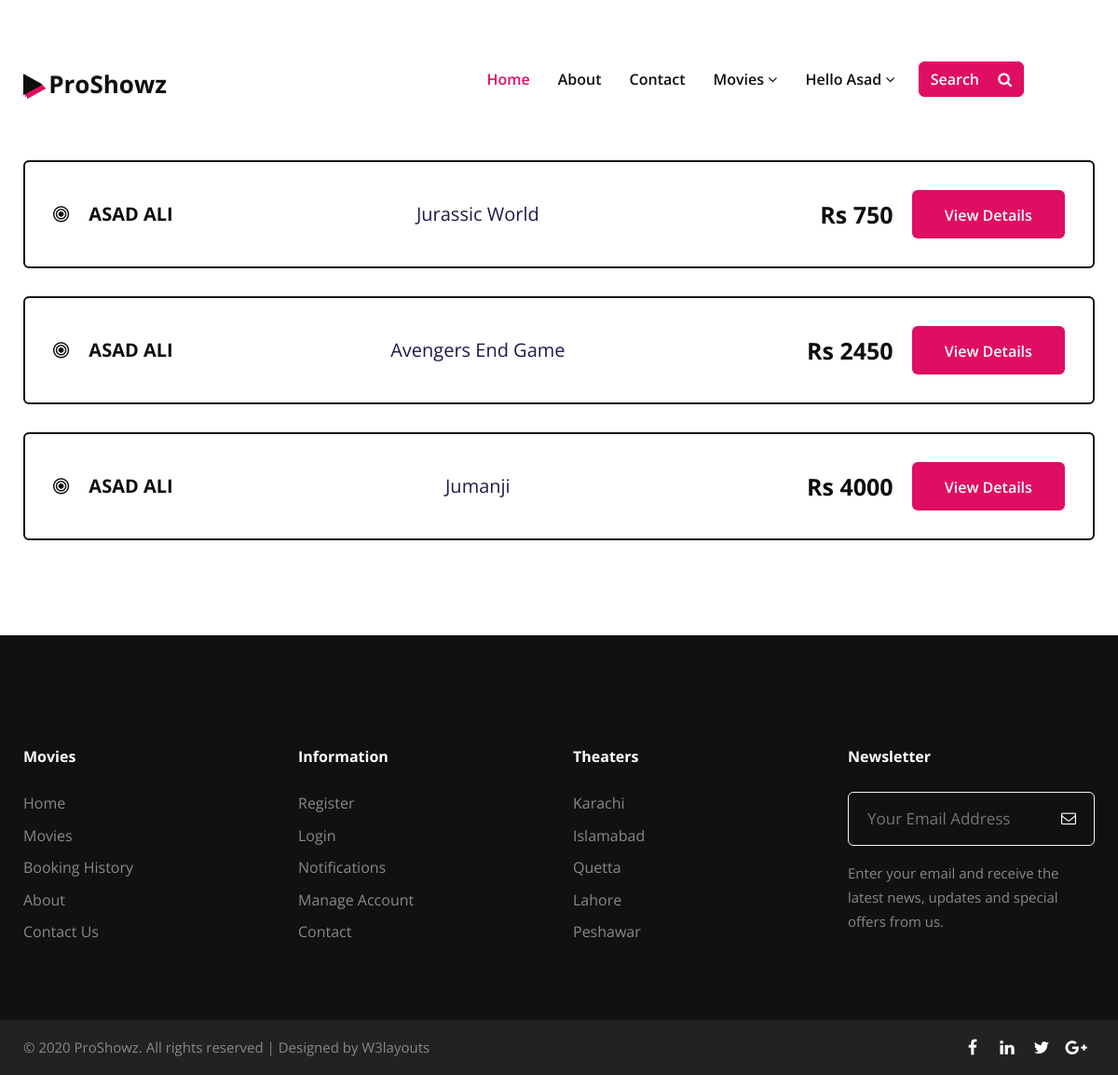
Screenshot of /user/booking_history.php (signed in) with the database file from the repository.
### tables this page shows
CREATE TABLE `booking` (
  `id` int(11) NOT NULL,
  `user_id` int(11) NOT NULL,
  `movie_id` int(11) NOT NULL,
  `num_of_adults` int(11) NOT NULL,
  `booked_seats` int(11) NOT NULL,
  `name` varchar(50) NOT NULL,
  `email` varchar(50) NOT NULL,
  `theater` varchar(50) NOT NULL,
  `num_of_kids` int(11) NOT NULL,
  `ticket_class` varchar(50) NOT NULL,
  `amount` int(11) NOT NULL,
  `payment` varchar(50) NOT NULL
);

CREATE TABLE `movies` (
  `id` int(11) NOT NULL,
  `movie_name` varchar(50) NOT NULL,
  `movie_category` int(11) NOT NULL,
  `movie_description` varchar(1000) NOT NULL,
  `release_Date` varchar(50) NOT NULL,
  `movie_poster` varchar(500) NOT NULL,
  `movie_trailer` varchar(500) NOT NULL,
  `movie_cast` varchar(500) NOT NULL,
  `upload_date` date DEFAULT NULL,
  `language` varchar(50) NOT NULL,
  `seats` int(11) NOT NULL,
  `industry` varchar(50) NOT NULL,
  `status` varchar(50) NOT NULL
);

### user/booking_history.php (the view, shortened to what this page needs)
<?php
 $user_id  =   $_SESSION["id"] ;
 $username =  $_SESSION["name"];
if ($_SESSION["id"] == null) {
	header('location:login.php');
}
else{
$user_id = $_SESSION["id"] ;
$username =  $_SESSION["name"];
}
?>
<!doctype html>
<html lang="zxx">
<head>
	<link rel="stylesheet" href="assets/css/style-liberty.css">
</head>
<body>
<body><link rel="stylesheet" href="assests/css/font-awesome.min.css">
	<header id="site-header" class="w3l-header fixed-top">
		<nav class="navbar navbar-expand-lg navbar-light fill px-lg-0 py-0 px-3">
			<div class="container">
				<h1><a class="navbar-brand" href="index.html"><span class="fa fa-play icon-log"
							aria-hidden="true"></span>
						ProShowz </a></h1>
				<div class="collapse navbar-collapse" id="navbarSupportedContent">
					<ul class="navbar-nav ml-auto">
						<li class="nav-item active">
							<a class="nav-link" href="index.php">Home</a>
						</li>
						<li class="nav-item">
							<a class="nav-link" href="about.php">About</a>
						</li>
						<li class="nav-item">
							<a class="nav-link" href="contact.php">Contact</a>
						</li>
						<li class="nav-item dropdown">
							<a class="nav-link dropdown-toggle" href="all_movies.php" id="navbarDropdown" role="button"
								data-toggle="dropdown" aria-haspopup="true" aria-expanded="false">
								Movies <span class="fa fa-angle-down"></span>
							</a>
						</li>
						<li class="nav-item dropdown">
							<a class="nav-link dropdown-toggle" href="#" id="navbarDropdown1" role="button"
								data-toggle="dropdown" aria-haspopup="true" aria-expanded="false">
	<?php
	if ($user_id == null) {
?>
    My Account <span class="fa fa-angle-down"></span>
							</a>
							<div class="dropdown-menu" aria-labelledby="navbarDropdown1">
							<a class="dropdown-item" href="login.php">Login</a>
								<a class="dropdown-item" href="register.php">Register</a>
<?php
	}
	else{
	?>
                      Hello  <?php echo $username ?> <span class="fa fa-angle-down"></span>
							</a>
	<?php
	}
	?>
						</li>
					</ul>
					<div class="search-right">
						<a href="#search" class="btn search-hny mr-lg-3 mt-lg-0 mt-4" title="search">Search <span
								class="fa fa-search ml-3" aria-hidden="true"></span></a>
					</div>
				</div>
				<div class="mobile-position">
					<nav class="navigation">
						<div class="theme-switch-wrapper">
							<label class="theme-switch" for="checkbox">
								<div class="mode-container">
								</div>
							</label>
						</div>
					</nav>
				</div>
			</div>
		</nav>
	</header>
			<section class="w3l-pricinghny" style="margin-top:100px;">
		<div class="pricing-inner-info py-5">
			<div class="container py-lg-4">
				<div class="pricing-info-grids">
                     <?php
include 'connection.php';
$sql="SELECT booking.id,movies.release_Date,booking.name,booking.movie_id,movies.movie_name,booking.ticket_class,booking.amount,booking.theater,booking.email,booking.booked_seats,booking.num_of_adults,booking.num_of_kids,booking.ticket_class FROM booking INNER JOIN movies ON booking.movie_id = movies.id WHERE `user_id` = $user_id AND booking.payment = 'paid' ";
$result=mysqli_query($conn,$sql);
?>
                <?php
                    while ($row=mysqli_fetch_array($result)) {
                  $bid= $row['id'];
                  ?>
<div class="price-box">
						<div class="grid grid-column-2">
							<div class="column">
								<h6 class="pricehead"  style="font-size:20px;"><span class="fa fa-bullseye mr-3" aria-hidden="true"></span> <?php echo $row['name']; ?>
								</h6>
							</div>
							<div class="column text-lg-center">
								<p class="price-title" style="font-size:20px;"><?php echo $row['movie_name']; ?></p>
							</div>
							<div class="column price-number text-md-right">
                            <h3 class="pricing"  style="font-size:25px;">Rs <?php echo $row['amount']; ?>
								</h3>
						<a class="btn read-button" href="booking_details.php?id=<?php echo $bid ?>"  style="color:white;">View Details </a>
                            </div>
						</div>
					</div>
                     <?php
                    }
                    ?>
				</div>
                </div>
			</div>
	</section>
<?php
include('footer.php');
?>
</body>

### user/booking_history.php (style rules this page uses)
* { box-sizing: border-box; font-family: -apple-system, BlinkMacSystemFont, "Segoe UI", Roboto, Oxygen-Sans, Ubuntu, Cantarell, "Helvetica Neue", sans-serif; }
* { margin: 0; padding: 0; }
fieldset, label { margin: 0; padding: 0; }
body { margin: 20px; }
h1 { font-size: 1.5em; margin: 10px; }

### user/footer.php (style rules this page uses)
* { box-sizing: border-box; font-family: -apple-system, BlinkMacSystemFont, "Segoe UI", Roboto, Oxygen-Sans, Ubuntu, Cantarell, "Helvetica Neue", sans-serif; }

### rows the page displays
booking: name "ASAD ALI", movie.movie_name "Jurassic World", amount "750"
booking: name "ASAD ALI", movie.movie_name "Avengers End Game", amount "2450"
booking: name "ASAD ALI", movie.movie_name "Jumanji", amount "4000"

### other values shown
$username "Asad"
